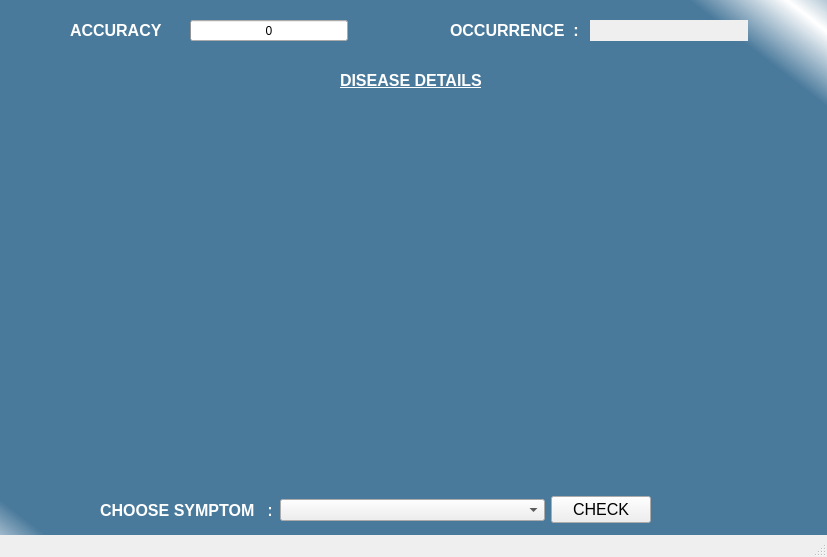
<?xml version="1.0" encoding="UTF-8"?>
<ui version="4.0">
 <class>Predict</class>
 <widget class="QMainWindow" name="Predict">
  <property name="geometry">
   <rect>
    <x>0</x>
    <y>0</y>
    <width>827</width>
    <height>557</height>
   </rect>
  </property>
  <property name="sizePolicy">
   <sizepolicy hsizetype="Preferred" vsizetype="Preferred">
    <horstretch>0</horstretch>
    <verstretch>0</verstretch>
   </sizepolicy>
  </property>
  <property name="minimumSize">
   <size>
    <width>827</width>
    <height>557</height>
   </size>
  </property>
  <property name="maximumSize">
   <size>
    <width>827</width>
    <height>557</height>
   </size>
  </property>
  <property name="windowTitle">
   <string>Health Monitoring System</string>
  </property>
  <property name="animated">
   <bool>true</bool>
  </property>
  <property name="tabShape">
   <enum>QTabWidget::Rounded</enum>
  </property>
  <widget class="QWidget" name="centralwidget">
   <widget class="QLabel" name="label">
    <property name="geometry">
     <rect>
      <x>-130</x>
      <y>-20</y>
      <width>1131</width>
      <height>581</height>
     </rect>
    </property>
    <property name="font">
     <font>
      <weight>75</weight>
      <bold>true</bold>
     </font>
    </property>
    <property name="autoFillBackground">
     <bool>false</bool>
    </property>
    <property name="frameShape">
     <enum>QFrame::Box</enum>
    </property>
    <property name="frameShadow">
     <enum>QFrame::Raised</enum>
    </property>
    <property name="text">
     <string/>
    </property>
    <property name="pixmap">
     <pixmap>../../Python/Python3/background.jpg</pixmap>
    </property>
    <property name="alignment">
     <set>Qt::AlignJustify|Qt::AlignTop</set>
    </property>
   </widget>
   <widget class="QLabel" name="label_2">
    <property name="geometry">
     <rect>
      <x>-30</x>
      <y>0</y>
      <width>861</width>
      <height>561</height>
     </rect>
    </property>
    <property name="font">
     <font>
      <weight>75</weight>
      <bold>true</bold>
      <stylestrategy>PreferDefault</stylestrategy>
     </font>
    </property>
    <property name="mouseTracking">
     <bool>true</bool>
    </property>
    <property name="focusPolicy">
     <enum>Qt::ClickFocus</enum>
    </property>
    <property name="acceptDrops">
     <bool>true</bool>
    </property>
    <property name="autoFillBackground">
     <bool>false</bool>
    </property>
    <property name="styleSheet">
     <string notr="true">background-color: qlineargradient(spread:reflect, x1:0.481774, y1:0.500682, x2:1, y2:0.0625, stop:0.872642 rgba(0, 69, 118, 176), stop:1 rgba(255, 255, 255, 255));</string>
    </property>
    <property name="frameShape">
     <enum>QFrame::NoFrame</enum>
    </property>
    <property name="lineWidth">
     <number>0</number>
    </property>
    <property name="text">
     <string/>
    </property>
    <property name="textFormat">
     <enum>Qt::PlainText</enum>
    </property>
    <property name="scaledContents">
     <bool>false</bool>
    </property>
    <property name="alignment">
     <set>Qt::AlignLeading|Qt::AlignLeft|Qt::AlignTop</set>
    </property>
    <property name="wordWrap">
     <bool>true</bool>
    </property>
    <property name="margin">
     <number>1</number>
    </property>
   </widget>
   <widget class="QLabel" name="label_4">
    <property name="geometry">
     <rect>
      <x>20</x>
      <y>110</y>
      <width>791</width>
      <height>381</height>
     </rect>
    </property>
    <property name="palette">
     <palette>
      <active>
       <colorrole role="WindowText">
        <brush brushstyle="SolidPattern">
         <color alpha="255">
          <red>255</red>
          <green>255</green>
          <blue>255</blue>
         </color>
        </brush>
       </colorrole>
       <colorrole role="Button">
        <brush brushstyle="SolidPattern">
         <color alpha="255">
          <red>255</red>
          <green>255</green>
          <blue>255</blue>
         </color>
        </brush>
       </colorrole>
       <colorrole role="Light">
        <brush brushstyle="SolidPattern">
         <color alpha="255">
          <red>255</red>
          <green>255</green>
          <blue>255</blue>
         </color>
        </brush>
       </colorrole>
       <colorrole role="Midlight">
        <brush brushstyle="SolidPattern">
         <color alpha="255">
          <red>255</red>
          <green>255</green>
          <blue>255</blue>
         </color>
        </brush>
       </colorrole>
       <colorrole role="Dark">
        <brush brushstyle="SolidPattern">
         <color alpha="255">
          <red>127</red>
          <green>127</green>
          <blue>127</blue>
         </color>
        </brush>
       </colorrole>
       <colorrole role="Mid">
        <brush brushstyle="SolidPattern">
         <color alpha="255">
          <red>170</red>
          <green>170</green>
          <blue>170</blue>
         </color>
        </brush>
       </colorrole>
       <colorrole role="Text">
        <brush brushstyle="SolidPattern">
         <color alpha="255">
          <red>255</red>
          <green>255</green>
          <blue>255</blue>
         </color>
        </brush>
       </colorrole>
       <colorrole role="BrightText">
        <brush brushstyle="SolidPattern">
         <color alpha="255">
          <red>255</red>
          <green>255</green>
          <blue>255</blue>
         </color>
        </brush>
       </colorrole>
       <colorrole role="ButtonText">
        <brush brushstyle="SolidPattern">
         <color alpha="255">
          <red>255</red>
          <green>255</green>
          <blue>255</blue>
         </color>
        </brush>
       </colorrole>
       <colorrole role="Base">
        <brush brushstyle="SolidPattern">
         <color alpha="255">
          <red>255</red>
          <green>255</green>
          <blue>255</blue>
         </color>
        </brush>
       </colorrole>
       <colorrole role="Window">
        <brush brushstyle="SolidPattern">
         <color alpha="255">
          <red>255</red>
          <green>255</green>
          <blue>255</blue>
         </color>
        </brush>
       </colorrole>
       <colorrole role="Shadow">
        <brush brushstyle="SolidPattern">
         <color alpha="255">
          <red>0</red>
          <green>0</green>
          <blue>0</blue>
         </color>
        </brush>
       </colorrole>
       <colorrole role="AlternateBase">
        <brush brushstyle="SolidPattern">
         <color alpha="255">
          <red>255</red>
          <green>255</green>
          <blue>255</blue>
         </color>
        </brush>
       </colorrole>
       <colorrole role="ToolTipBase">
        <brush brushstyle="SolidPattern">
         <color alpha="255">
          <red>255</red>
          <green>255</green>
          <blue>220</blue>
         </color>
        </brush>
       </colorrole>
       <colorrole role="ToolTipText">
        <brush brushstyle="SolidPattern">
         <color alpha="255">
          <red>0</red>
          <green>0</green>
          <blue>0</blue>
         </color>
        </brush>
       </colorrole>
      </active>
      <inactive>
       <colorrole role="WindowText">
        <brush brushstyle="SolidPattern">
         <color alpha="255">
          <red>255</red>
          <green>255</green>
          <blue>255</blue>
         </color>
        </brush>
       </colorrole>
       <colorrole role="Button">
        <brush brushstyle="SolidPattern">
         <color alpha="255">
          <red>255</red>
          <green>255</green>
          <blue>255</blue>
         </color>
        </brush>
       </colorrole>
       <colorrole role="Light">
        <brush brushstyle="SolidPattern">
         <color alpha="255">
          <red>255</red>
          <green>255</green>
          <blue>255</blue>
         </color>
        </brush>
       </colorrole>
       <colorrole role="Midlight">
        <brush brushstyle="SolidPattern">
         <color alpha="255">
          <red>255</red>
          <green>255</green>
          <blue>255</blue>
         </color>
        </brush>
       </colorrole>
       <colorrole role="Dark">
        <brush brushstyle="SolidPattern">
         <color alpha="255">
          <red>127</red>
          <green>127</green>
          <blue>127</blue>
         </color>
        </brush>
       </colorrole>
       <colorrole role="Mid">
        <brush brushstyle="SolidPattern">
         <color alpha="255">
          <red>170</red>
          <green>170</green>
          <blue>170</blue>
         </color>
        </brush>
       </colorrole>
       <colorrole role="Text">
        <brush brushstyle="SolidPattern">
         <color alpha="255">
          <red>255</red>
          <green>255</green>
          <blue>255</blue>
         </color>
        </brush>
       </colorrole>
       <colorrole role="BrightText">
        <brush brushstyle="SolidPattern">
         <color alpha="255">
          <red>255</red>
          <green>255</green>
          <blue>255</blue>
         </color>
        </brush>
       </colorrole>
       <colorrole role="ButtonText">
        <brush brushstyle="SolidPattern">
         <color alpha="255">
          <red>255</red>
          <green>255</green>
          <blue>255</blue>
         </color>
        </brush>
       </colorrole>
       <colorrole role="Base">
        <brush brushstyle="SolidPattern">
         <color alpha="255">
          <red>255</red>
          <green>255</green>
          <blue>255</blue>
         </color>
        </brush>
       </colorrole>
       <colorrole role="Window">
        <brush brushstyle="SolidPattern">
         <color alpha="255">
          <red>255</red>
          <green>255</green>
          <blue>255</blue>
         </color>
        </brush>
       </colorrole>
       <colorrole role="Shadow">
        <brush brushstyle="SolidPattern">
         <color alpha="255">
          <red>0</red>
          <green>0</green>
          <blue>0</blue>
         </color>
        </brush>
       </colorrole>
       <colorrole role="AlternateBase">
        <brush brushstyle="SolidPattern">
         <color alpha="255">
          <red>255</red>
          <green>255</green>
          <blue>255</blue>
         </color>
        </brush>
       </colorrole>
       <colorrole role="ToolTipBase">
        <brush brushstyle="SolidPattern">
         <color alpha="255">
          <red>255</red>
          <green>255</green>
          <blue>220</blue>
         </color>
        </brush>
       </colorrole>
       <colorrole role="ToolTipText">
        <brush brushstyle="SolidPattern">
         <color alpha="255">
          <red>0</red>
          <green>0</green>
          <blue>0</blue>
         </color>
        </brush>
       </colorrole>
      </inactive>
      <disabled>
       <colorrole role="WindowText">
        <brush brushstyle="SolidPattern">
         <color alpha="255">
          <red>255</red>
          <green>255</green>
          <blue>255</blue>
         </color>
        </brush>
       </colorrole>
       <colorrole role="Button">
        <brush brushstyle="SolidPattern">
         <color alpha="255">
          <red>255</red>
          <green>255</green>
          <blue>255</blue>
         </color>
        </brush>
       </colorrole>
       <colorrole role="Light">
        <brush brushstyle="SolidPattern">
         <color alpha="255">
          <red>255</red>
          <green>255</green>
          <blue>255</blue>
         </color>
        </brush>
       </colorrole>
       <colorrole role="Midlight">
        <brush brushstyle="SolidPattern">
         <color alpha="255">
          <red>255</red>
          <green>255</green>
          <blue>255</blue>
         </color>
        </brush>
       </colorrole>
       <colorrole role="Dark">
        <brush brushstyle="SolidPattern">
         <color alpha="255">
          <red>127</red>
          <green>127</green>
          <blue>127</blue>
         </color>
        </brush>
       </colorrole>
       <colorrole role="Mid">
        <brush brushstyle="SolidPattern">
         <color alpha="255">
          <red>170</red>
          <green>170</green>
          <blue>170</blue>
         </color>
        </brush>
       </colorrole>
       <colorrole role="Text">
        <brush brushstyle="SolidPattern">
         <color alpha="255">
          <red>255</red>
          <green>255</green>
          <blue>255</blue>
         </color>
        </brush>
       </colorrole>
       <colorrole role="BrightText">
        <brush brushstyle="SolidPattern">
         <color alpha="255">
          <red>255</red>
          <green>255</green>
          <blue>255</blue>
         </color>
        </brush>
       </colorrole>
       <colorrole role="ButtonText">
        <brush brushstyle="SolidPattern">
         <color alpha="255">
          <red>255</red>
          <green>255</green>
          <blue>255</blue>
         </color>
        </brush>
       </colorrole>
       <colorrole role="Base">
        <brush brushstyle="SolidPattern">
         <color alpha="255">
          <red>255</red>
          <green>255</green>
          <blue>255</blue>
         </color>
        </brush>
       </colorrole>
       <colorrole role="Window">
        <brush brushstyle="SolidPattern">
         <color alpha="255">
          <red>255</red>
          <green>255</green>
          <blue>255</blue>
         </color>
        </brush>
       </colorrole>
       <colorrole role="Shadow">
        <brush brushstyle="SolidPattern">
         <color alpha="255">
          <red>0</red>
          <green>0</green>
          <blue>0</blue>
         </color>
        </brush>
       </colorrole>
       <colorrole role="AlternateBase">
        <brush brushstyle="SolidPattern">
         <color alpha="255">
          <red>255</red>
          <green>255</green>
          <blue>255</blue>
         </color>
        </brush>
       </colorrole>
       <colorrole role="ToolTipBase">
        <brush brushstyle="SolidPattern">
         <color alpha="255">
          <red>255</red>
          <green>255</green>
          <blue>220</blue>
         </color>
        </brush>
       </colorrole>
       <colorrole role="ToolTipText">
        <brush brushstyle="SolidPattern">
         <color alpha="255">
          <red>0</red>
          <green>0</green>
          <blue>0</blue>
         </color>
        </brush>
       </colorrole>
      </disabled>
     </palette>
    </property>
    <property name="font">
     <font>
      <pointsize>13</pointsize>
      <weight>75</weight>
      <bold>true</bold>
     </font>
    </property>
    <property name="styleSheet">
     <string notr="true">color: rgb(255, 255, 255);</string>
    </property>
    <property name="lineWidth">
     <number>0</number>
    </property>
    <property name="text">
     <string/>
    </property>
    <property name="textFormat">
     <enum>Qt::RichText</enum>
    </property>
    <property name="scaledContents">
     <bool>true</bool>
    </property>
    <property name="wordWrap">
     <bool>true</bool>
    </property>
    <property name="margin">
     <number>2</number>
    </property>
   </widget>
   <widget class="QLabel" name="label_3">
    <property name="geometry">
     <rect>
      <x>590</x>
      <y>20</y>
      <width>158</width>
      <height>21</height>
     </rect>
    </property>
    <property name="maximumSize">
     <size>
      <width>16777215</width>
      <height>25</height>
     </size>
    </property>
    <property name="autoFillBackground">
     <bool>true</bool>
    </property>
    <property name="text">
     <string/>
    </property>
    <property name="alignment">
     <set>Qt::AlignCenter</set>
    </property>
   </widget>
   <widget class="QWidget" name="horizontalLayoutWidget">
    <property name="geometry">
     <rect>
      <x>280</x>
      <y>470</y>
      <width>371</width>
      <height>80</height>
     </rect>
    </property>
    <layout class="QHBoxLayout" name="horizontalLayout">
     <item>
      <widget class="QComboBox" name="comboBox">
       <property name="maximumSize">
        <size>
         <width>300</width>
         <height>16777215</height>
        </size>
       </property>
       <property name="autoFillBackground">
        <bool>false</bool>
       </property>
       <property name="editable">
        <bool>false</bool>
       </property>
      </widget>
     </item>
     <item>
      <widget class="QPushButton" name="pushButton_2">
       <property name="maximumSize">
        <size>
         <width>100</width>
         <height>16777215</height>
        </size>
       </property>
       <property name="font">
        <font>
         <pointsize>12</pointsize>
        </font>
       </property>
       <property name="text">
        <string>CHECK</string>
       </property>
      </widget>
     </item>
    </layout>
   </widget>
   <widget class="QProgressBar" name="progressBar">
    <property name="geometry">
     <rect>
      <x>190</x>
      <y>20</y>
      <width>158</width>
      <height>21</height>
     </rect>
    </property>
    <property name="maximumSize">
     <size>
      <width>220</width>
      <height>16777215</height>
     </size>
    </property>
    <property name="maximum">
     <number>5</number>
    </property>
    <property name="value">
     <number>0</number>
    </property>
    <property name="textVisible">
     <bool>true</bool>
    </property>
    <property name="invertedAppearance">
     <bool>false</bool>
    </property>
    <property name="format">
     <string>%v</string>
    </property>
   </widget>
   <widget class="QLabel" name="label_5">
    <property name="geometry">
     <rect>
      <x>100</x>
      <y>500</y>
      <width>171</width>
      <height>21</height>
     </rect>
    </property>
    <property name="font">
     <font>
      <family>Ubuntu</family>
      <pointsize>12</pointsize>
      <weight>75</weight>
      <bold>true</bold>
     </font>
    </property>
    <property name="autoFillBackground">
     <bool>false</bool>
    </property>
    <property name="styleSheet">
     <string notr="true">color: rgb(255, 255, 255);</string>
    </property>
    <property name="text">
     <string>CHOOSE SYMPTOM   :</string>
    </property>
   </widget>
   <widget class="QLabel" name="label_6">
    <property name="geometry">
     <rect>
      <x>70</x>
      <y>20</y>
      <width>101</width>
      <height>21</height>
     </rect>
    </property>
    <property name="font">
     <font>
      <family>Ubuntu</family>
      <pointsize>12</pointsize>
      <weight>75</weight>
      <bold>true</bold>
     </font>
    </property>
    <property name="autoFillBackground">
     <bool>false</bool>
    </property>
    <property name="styleSheet">
     <string notr="true">color: rgb(255, 255, 255);</string>
    </property>
    <property name="text">
     <string>ACCURACY  :</string>
    </property>
   </widget>
   <widget class="QLabel" name="label_7">
    <property name="geometry">
     <rect>
      <x>450</x>
      <y>20</y>
      <width>141</width>
      <height>21</height>
     </rect>
    </property>
    <property name="font">
     <font>
      <family>Ubuntu</family>
      <pointsize>12</pointsize>
      <weight>75</weight>
      <bold>true</bold>
     </font>
    </property>
    <property name="autoFillBackground">
     <bool>false</bool>
    </property>
    <property name="styleSheet">
     <string notr="true">color: rgb(255, 255, 255);</string>
    </property>
    <property name="text">
     <string>OCCURRENCE  :</string>
    </property>
   </widget>
   <widget class="QLabel" name="label_8">
    <property name="geometry">
     <rect>
      <x>340</x>
      <y>70</y>
      <width>141</width>
      <height>21</height>
     </rect>
    </property>
    <property name="font">
     <font>
      <family>Ubuntu</family>
      <pointsize>12</pointsize>
      <weight>75</weight>
      <bold>true</bold>
      <underline>true</underline>
     </font>
    </property>
    <property name="autoFillBackground">
     <bool>false</bool>
    </property>
    <property name="styleSheet">
     <string notr="true">color: rgb(255, 255, 255);</string>
    </property>
    <property name="frameShape">
     <enum>QFrame::NoFrame</enum>
    </property>
    <property name="text">
     <string>DISEASE DETAILS:</string>
    </property>
   </widget>
  </widget>
  <widget class="QStatusBar" name="statusbar"/>
 </widget>
 <resources/>
 <connections/>
</ui>
